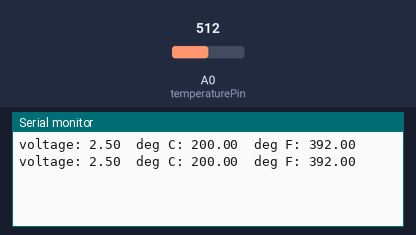
This sketch was run on a simulated Arduino Uno, built with avr-gcc and run on an emulated ATmega328P. Shown: the last lines printed to the serial monitor. Inputs (shaded band) come from the test bench; at power-on: A0 (temperaturePin) = 512.

Above: at 1.8 s.
1.9 s: A0 (temperaturePin) set to 716
At 2.8 s:
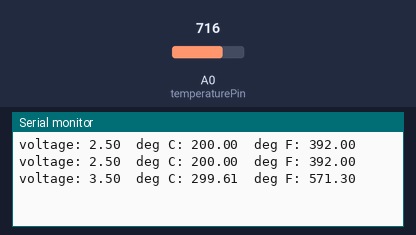
3.4 s: A0 (temperaturePin) set to 900
At 4.6 s:
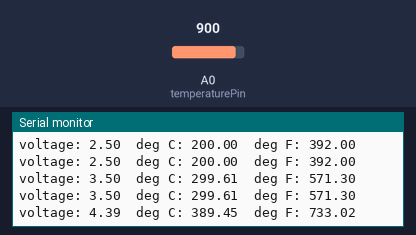
Timing chart, 0 to 6.4 s (numbered marks = the images above; inputs shaded):
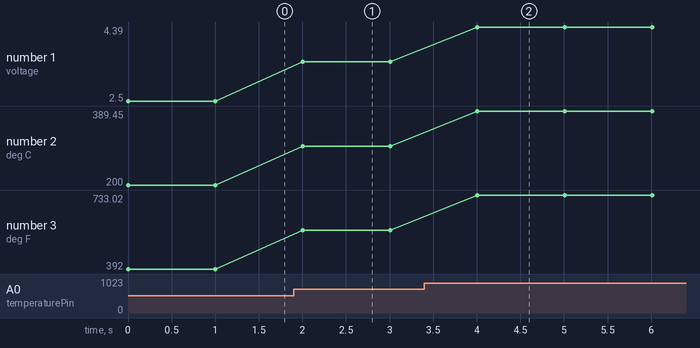

Measured:
- after the input at 1.9 s, the serial monitor: prints a new line after 0.10 s (image 1)
- after the input at 3.4 s, the serial monitor: prints a new line after 0.61 s (image 2)
- plotted number 1: 2.5 → 3.5 after the input at 1.9 s, 3.5 → 4.39 after the input at 3.4 s
- plotted number 2: 200 → 299.61 after the input at 1.9 s, 299.61 → 389.45 after the input at 3.4 s
- plotted number 3: 392 → 571.3 after the input at 1.9 s, 571.3 → 733.02 after the input at 3.4 s

The sketch:

11_Senzor_de_temperatura.ino
```cpp
const int temperaturePin = A0;
void setup()
{
  Serial.begin(9600); // inițializăm portul serial la 9600 biți pe secundă (bps)
}
void loop()
{
  float voltage, degreesC, degreesF; // declarăm 3 variabile, pentru tensiune, grade C si grade F
  voltage = getVoltage(temperaturePin); // măsoară tensiunea pe senzor
  degreesC = (voltage - 0.5) * 100.0; // formula de convertire a tensiunei în grade Celsius
  degreesF = degreesC * (9.0 / 5.0) + 32.0; // formula de convertire a gradelor Celsius la Fahrenheit

  //Printare date, seteaza Seriala la 9600
  Serial.print("voltage: ");
  Serial.print(voltage);
  Serial.print("  deg C: ");
  Serial.print(degreesC);
  Serial.print("  deg F: ");
  Serial.println(degreesF);
  delay(1000); // reînoire de date fiecare 1 s
}
float getVoltage(int pin)   // citire și întoarcere
{
return (analogRead(pin) * 0.004882814);// convertirea valorii analogice în tensiune (0 - 5V)
}
```
